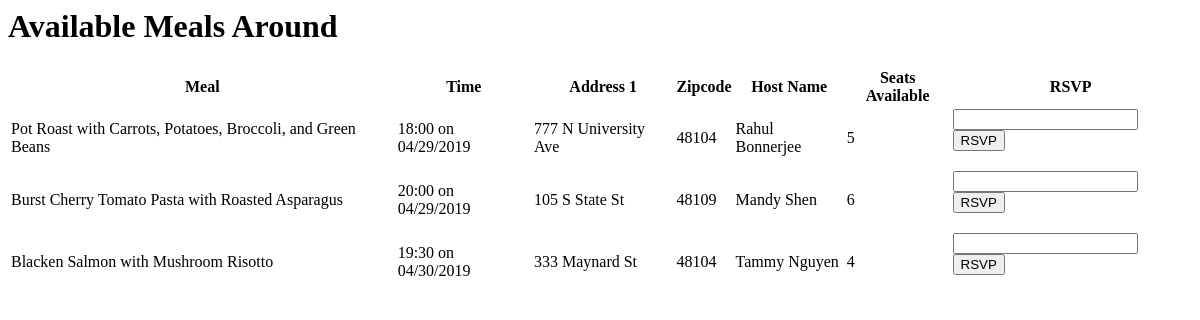
The page /meals.html on the database as committed earlier.
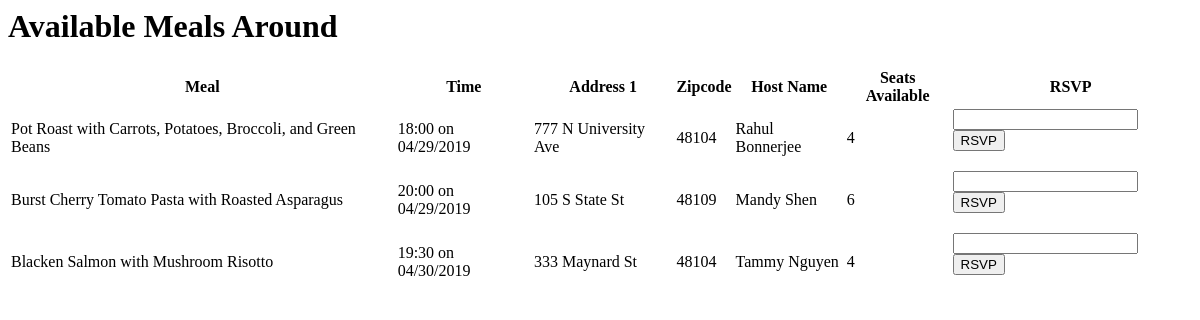
The same page on the database as committed later.
### tables this page shows
CREATE TABLE 'events' (
		'events_id' INTEGER PRIMARY KEY AUTOINCREMENT,
		'address1' TEXT,
		'address2' TEXT,
		'city' INTEGER,
		'state' INTEGER,
		'zipcode' INTEGER,
		'latitude' TEXT,
		'longitude' TEXT,
		'diet_id' INTEGER,
		'ingredient1' INTEGER,
		'ingredient2' INTEGER,
		'ingredient3' INTEGER,
		'description' TEXT,
		'allergy1' INTEGER,
		'allergy2' INTEGER,
		'allergy3' INTEGER,
		'donation1' INTEGER,
		'donation2' INTEGER
		, user_id integer, seats integer, mealTime DATETIME);

### app.py (the view, shortened to what this page needs)
@app.route('/meals.html', methods = ['GET', 'POST'])
def meals():
    rsvpform = RSVPForm()
    mealsList = []
    hostList = []
    userIDList = []
    conn = sqlite3.connect('communaltable.db')
    cur = conn.cursor()
    queryAllMeals = '''SELECT * FROM events'''
    cur.execute(queryAllMeals)
    for row in cur:
        mealDict = {}
        mealDict["meal_id"] = row[0]
        mealDict["description"] = row[12]
        mealDict["address1"] = row[1]
        mealDict["zipcode"] = row[5]
        mealDict["seats"] = row[19]
        time = row[20]
        print(time)
        y = time[0:4]
        m = time[5:7]
        d = time[8:10]
        t = time[11:16]
        t_formatted = t+" on " +m+"/"+d+'/'+y
        mealDict['time'] = t_formatted
        userID = row[18]
        userIDList.append(userID)
        mealsList.append(mealDict)
    for i in userIDList:
        queryHost = "SELECT firstname, lastname FROM users WHERE users_id =" + str(i)
        cur.execute(queryHost)
        for row in cur:
            fullname = row[0] + " " + row[1]
            hostList.append(fullname)
    index = 0
    for meal in mealsList:
        meal['host'] = hostList[index]
        index = index+1
    conn.close()
    return render_template('meals.html',title="Meals Around", meals = mealsList, form = rsvpform)

### app.py
class RSVPForm(Form):
    rsvpNumber = IntegerField('# Attending')
    rsvpMealID = HiddenField()
    rsvpSubmit = SubmitField('RSVP')

### templates/meals.html
<h1>Available Meals Around</h1>
<table>
  <tr>
    <th>Meal</th><th>Time</th><th>Address 1</th><th>Zipcode</th><th>Host Name</th><th>Seats Available</th><th>RSVP</th>
  </tr>
  {% for meal in meals %}
    <tr><td>{{meal['description']}}</td><td>{{meal['time']}}</td><td>{{meal['address1']}}</td><td>{{meal['zipcode']}}</td><td>{{meal['host']}}</td><td>{{meal['seats']}}</td><td><form method="POST" action="/meals.html" value="{{meal['meal_id']}}">{{form.rsvpNumber}}{{form.rsvpMealID(value = meal['meal_id'])}}{{form.rsvpSubmit}}</form></td></tr>
  {% endfor %}
</table>

Rows that differ between the two databases and show on the page:
changed events "Pot Roast with Carrots, Potatoes, Broccoli, and Green Beans": seats "5" → "4"
